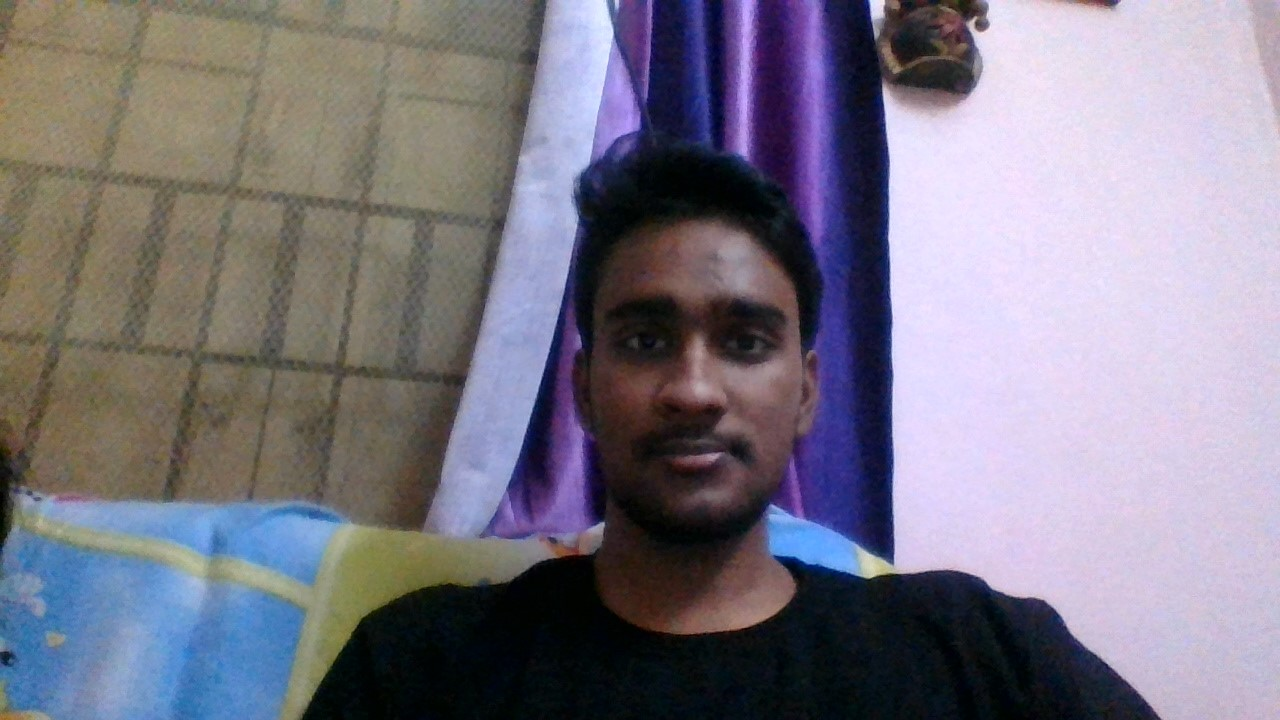
#> input picture Image.jpg, 1280 x 720 px, found by its file name
$ python Countours.py
#> lines starting #> are read from the running program, lines starting #| are printed output that depends on the picture; after the words box and inside, x2 and y2 are one past the last pixel; in counts of white or black regions, pixels touching at a corner belong together
# import the necessary packages
from __future__ import print_function
import imutils
import cv2

# load the Tetris block image, convert it to grayscale, and threshold
# the image
print("OpenCV Version: {}".format(cv2.__version__))
image = cv2.imread("C:\\Users\\anurag\\Pictures\\Image.jpg")
#> image is the input picture: shape (720, 1280, 3); mean B, G, R 132.2, 119.2, 123.5
gray = cv2.cvtColor(image, cv2.COLOR_BGR2GRAY)
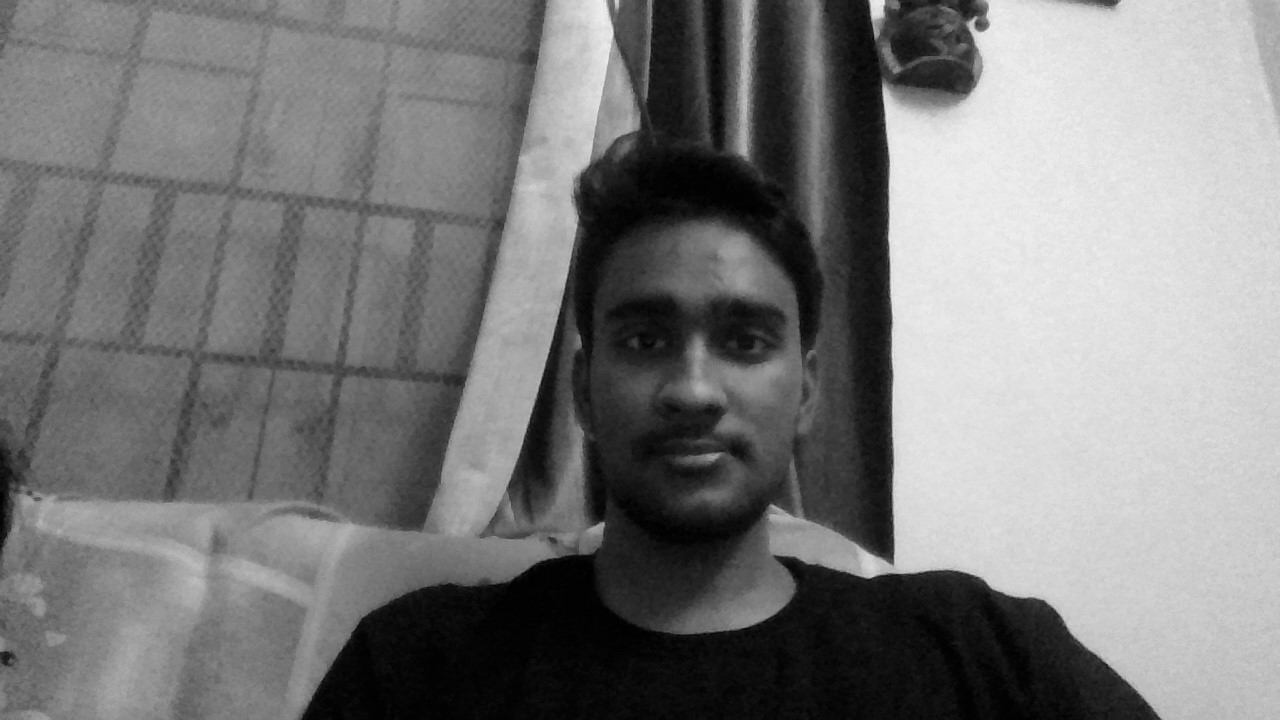
#> gray: shape (720, 1280); min 0, max 243, mean 122
thresh = cv2.threshold(gray, 225, 255, cv2.THRESH_BINARY_INV)[1]
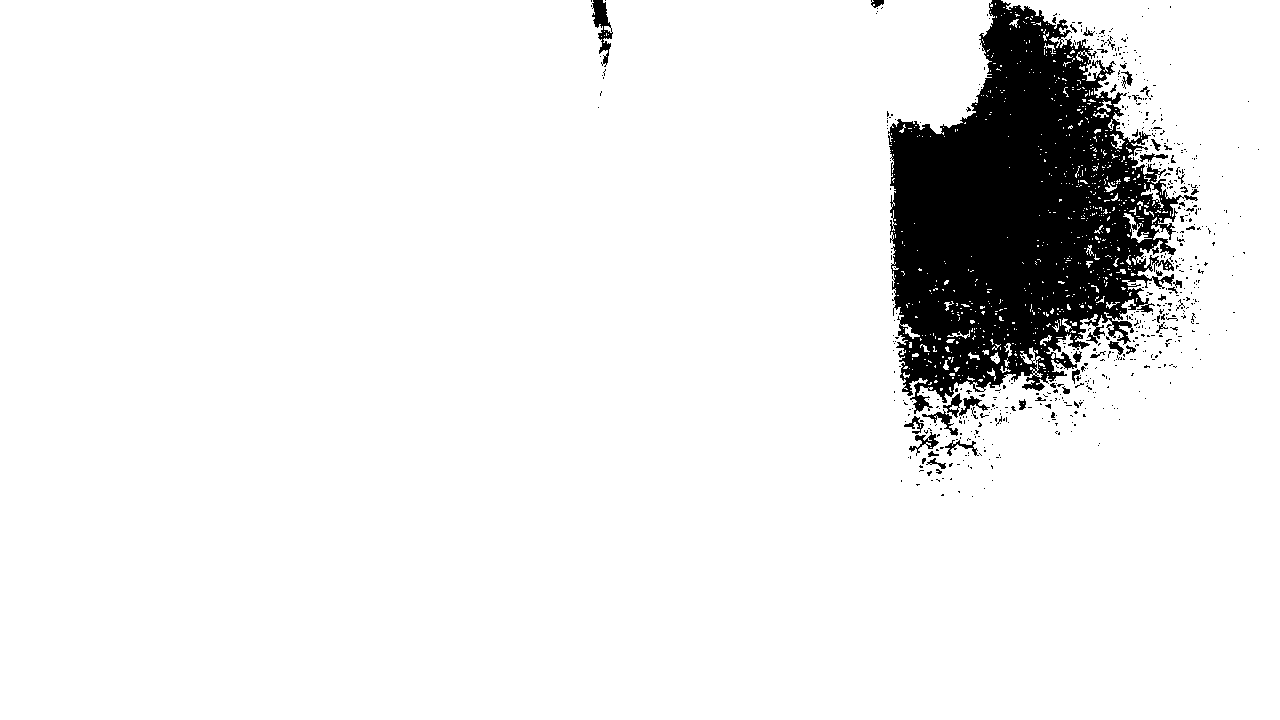
#> thresh: shape (720, 1280); 91.9% white; 612 black regions (568 under 20 px)
(cnts, _) = cv2.findContours(thresh.copy(), cv2.RETR_EXTERNAL,
cv2.CHAIN_APPROX_SIMPLE)
#> cnts = 694 contours, 676 with area under 20; largest, box (x1, y1, x2, y2) and area: (0, 0, 1280, 720) 843871, (1123, 213, 1152, 243) 127, (1141, 184, 1164, 208) 92, (1110, 134, 1125, 149) 60, (990, 352, 1000, 364) 52


# draw the contours on the image
cv2.drawContours(image, cnts, -1, (240, 0, 159), 3)
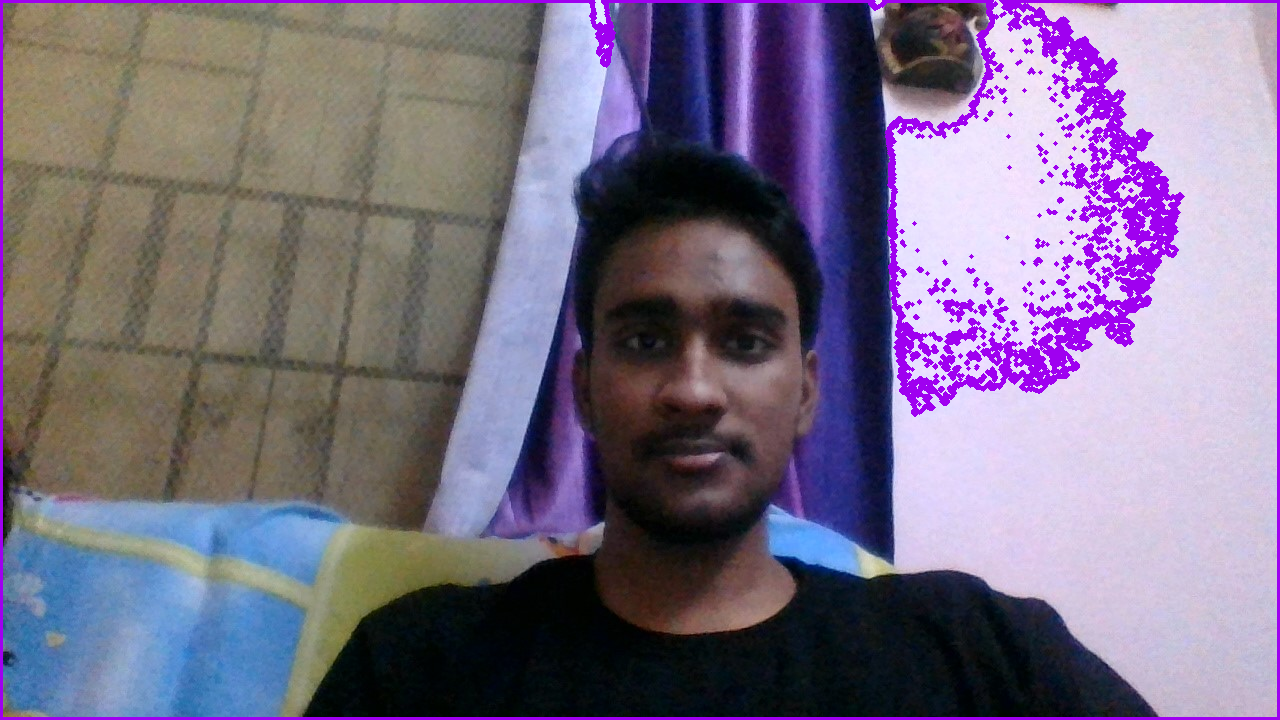
#> image: shape (720, 1280, 3); 4.69% of pixels changed, all inside (x1, y1, x2, y2) = (0, 0, 1280, 720)
cv2.imshow("Image", image)
cv2.waitKey(0)
